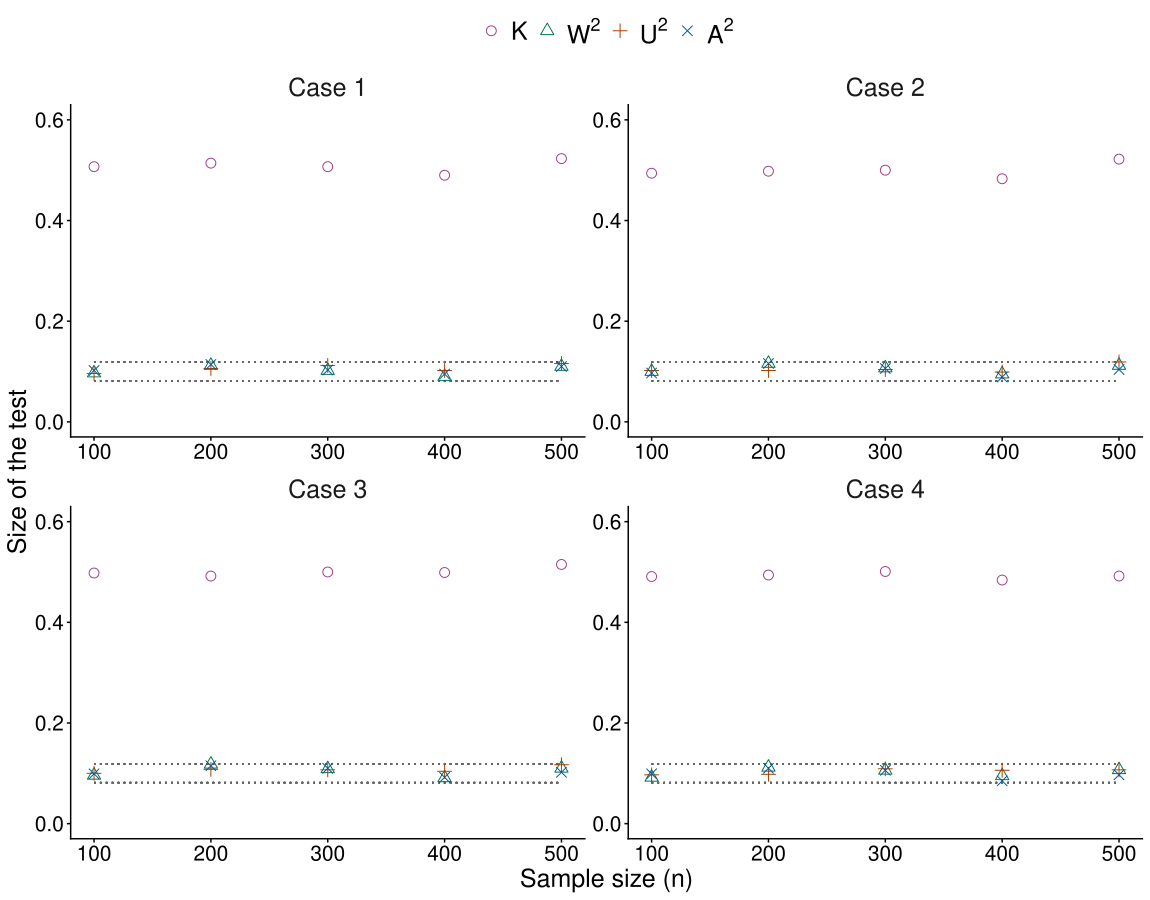

Recreate this plot in R.
library(dplyr)
library(ggplot2)
library(reshape2)

df <- NULL

for (k in 1:4){
  load(paste0("simulation/results/sim2_size_case", k + 4, ".RData"))
  colnames(results) <- c("n", "K", "W2", "U2", "A2")
  results$case <- paste("Case", k)

  df <- rbind(df, results)
}

df_long <- melt(df, id.vars = c("n", "case"),
                variable.name = "pc", value.name = "value")

shp  <- c(K = 1, W2 = 2, U2 = 3, A2 = 4)
cols <- c(K = "#9E3F84", W2 = "#007250", U2 = "#A73C00", A2 = "#00569F")
lab  <- scales::parse_format()(c("K", "W^2", "U^2", "A^2"))

ggplot(df_long, aes(x = n, y = value)) +
  facet_wrap(~case, scales = "free") +
  geom_segment(x = 100, xend = 500, y = 0.0814, yend = 0.0814,
               color = "gray40", linetype = 3, lwd = 0.5) +
  geom_segment(x = 100, xend = 500, y = 0.1186, yend = 0.1186,
               color = "gray40", linetype = 3, lwd = 0.5) +
  geom_point(aes(shape = pc, colour = pc), size = 3) +
  scale_shape_manual (name = "pc", values = shp,  breaks = names(shp),  labels = lab) +
  scale_colour_manual(name = "pc", values = cols, breaks = names(cols), labels = lab) +
  ylim(0, 0.6) + labs(x = "Sample size (n)", y = "Size of the test") +
  theme_classic() +
  theme(strip.background = element_blank(),
        legend.title = element_blank(),
        legend.position = "top",
        plot.caption = element_text(size = 18, hjust = 0.5),
        axis.text.x = element_text(size = 15),
        axis.text.y = element_text(size = 15),
        strip.text = element_text(size = 18),
        axis.title = element_text(size = 18),
        legend.text = element_text(size = 18))

ggsave("output/fig11.pdf", width = 11.5, height = 9, dpi = 320)
